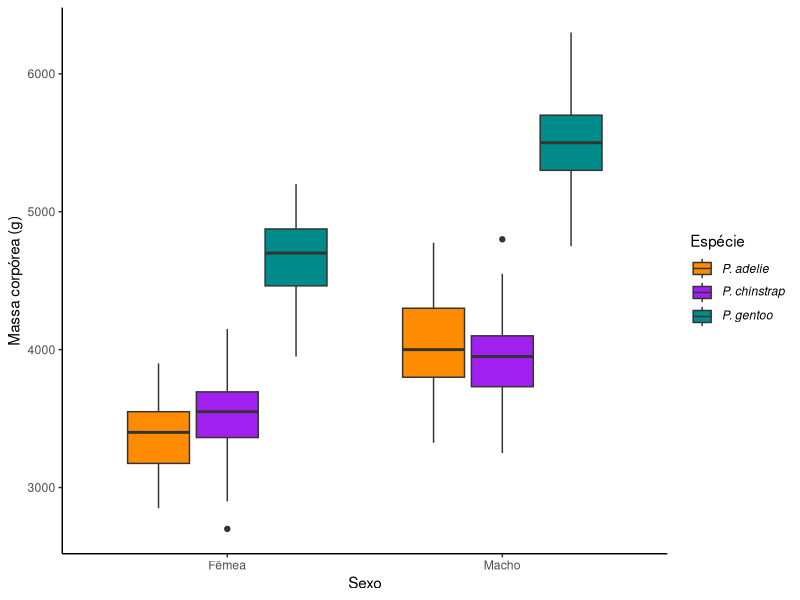

Generate this figure with R: (Note: this script raises an error after producing the figure.)
# Script para fazer download dos dados e gerar tabelas e figuras

# Bibliotecas necessárias
library(palmerpenguins)
library(ggplot2)
library(dplyr)

# Carregando os dados ----------------------------------------------------------
head(penguins)

# Criando a figura -------------------------------------------------------------
# Definindo vetor de cores 'oficial'
cores <- c("darkorange", "purple", "cyan4")

p1 <- penguins %>%
  na.omit() %>%
  mutate(sex = ifelse(sex == "female", "Fêmea", "Macho")) %>%
  ggplot(aes(x = sex, y = body_mass_g, fill = species)) +
  scale_fill_manual(values = cores, name = "Espécie",
                     labels = c(expression(italic("P. adelie")),
                                expression(italic("P. chinstrap")),
                                expression(italic("P. gentoo")))) +
  geom_boxplot() +
  #facet_wrap(~ species) +
  labs(x = "Sexo", y = "Massa corpórea (g)") +
  theme_classic()

# Exportando a figura em png
png("figs/figura_02.png", res = 300, height = 700, width = 1200)
p1
dev.off()

# Criando tabela ---------------------------------------------------------------
# vetor com as variáveis para a tabela
variables <- c("bill_length_mm", "bill_depth_mm", "flipper_length_mm")

# Calculando a média e o desvio padrão para cada variável
df <- penguins %>%
  na.omit() %>%
  group_by(species) %>%
  select(one_of(variables)) %>%
  summarise_all(list(mean = mean, sd = sd)) %>%
  mutate_if(is.numeric, round, digits = 2)

# Criando a tabela para o manuscrito
table <- data.frame(sp = paste("P.", tolower(df$species), sep = ""))

for (i in 1:length(variables)) {
  table[, variables[i]] <- apply(df[, grep(variables[i], names(df))], 1,
                                 paste, collapse = " ± ")
}

# Exportando a tabela
write.csv(table, "output/tabela_01.csv", row.names = FALSE)
